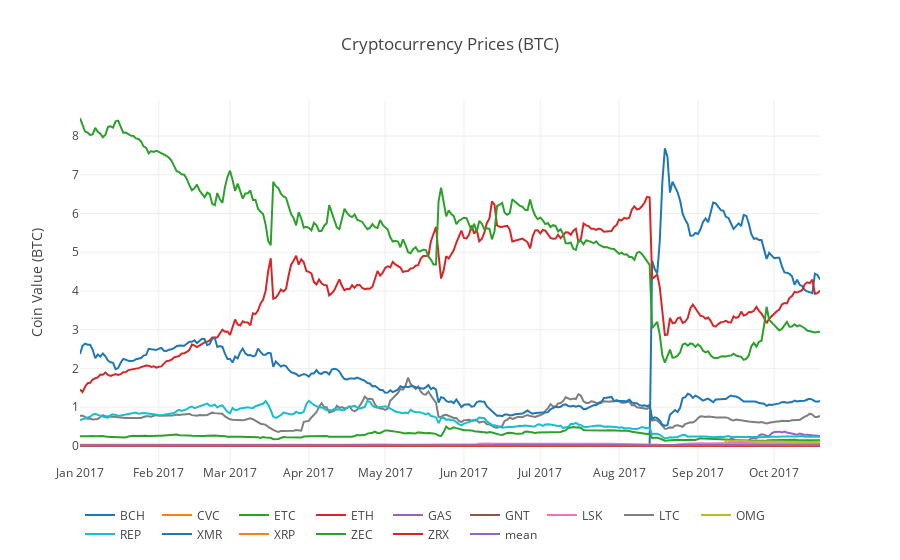

The notebook cell saved with this chart:
### Code cell
# Chart all of the altocoin prices - log scale
df_scatter(df_new, 'Cryptocurrency Prices (BTC)', seperate_y_axis=False, y_axis_label='Coin Value (BTC)')

### Figure 1 — Plotly figure (JSON) as saved in the notebook; plotly's stock layout.template omitted (floating-point values rounded to 4 significant figures; data arrays with more than 128 entries replaced by an {"elided": "..."} marker saying what was removed)
{"data": [{"name": "BCH", "type": "scatter", "visible": "visible", "x": {"elided": "292 str values"}, "y": {"elided": "292 float values"}}, {"name": "CVC", "type": "scatter", "visible": "visible", "x": {"elided": "292 str values"}, "y": {"elided": "292 float values"}}, {"name": "ETC", "type": "scatter", "visible": "visible", "x": {"elided": "292 str values"}, "y": {"elided": "292 float values"}}, {"name": "ETH", "type": "scatter", "visible": "visible", "x": {"elided": "292 str values"}, "y": {"elided": "292 float values"}}, {"name": "GAS", "type": "scatter", "visible": "visible", "x": {"elided": "292 str values"}, "y": {"elided": "292 float values"}}, {"name": "GNT", "type": "scatter", "visible": "visible", "x": {"elided": "292 str values"}, "y": {"elided": "292 float values"}}, {"name": "LSK", "type": "scatter", "visible": "visible", "x": {"elided": "292 str values"}, "y": {"elided": "292 float values"}}, {"name": "LTC", "type": "scatter", "visible": "visible", "x": {"elided": "292 str values"}, "y": {"elided": "292 float values"}}, {"name": "OMG", "type": "scatter", "visible": "visible", "x": {"elided": "292 str values"}, "y": {"elided": "292 float values"}}, {"name": "REP", "type": "scatter", "visible": "visible", "x": {"elided": "292 str values"}, "y": {"elided": "292 float values"}}, {"name": "XMR", "type": "scatter", "visible": "visible", "x": {"elided": "292 str values"}, "y": {"elided": "292 float values"}}, {"name": "XRP", "type": "scatter", "visible": "visible", "x": {"elided": "292 str values"}, "y": {"elided": "292 float values"}}, {"name": "ZEC", "type": "scatter", "visible": "visible", "x": {"elided": "292 str values"}, "y": {"elided": "292 float values"}}, {"name": "ZRX", "type": "scatter", "visible": "visible", "x": {"elided": "292 str values"}, "y": {"elided": "292 float values"}}, {"name": "mean", "type": "scatter", "visible": "visible", "x": {"elided": "292 str values"}, "y": {"elided": "292 float values"}}], "layout": {"legend": {"orientation": "h"}, "title": "Cryptocurrency Prices (BTC)", "xaxis": {"type": "date"}, "yaxis": {"showticklabels": true, "title": "Coin Value (BTC)", "type": "linear"}}}
